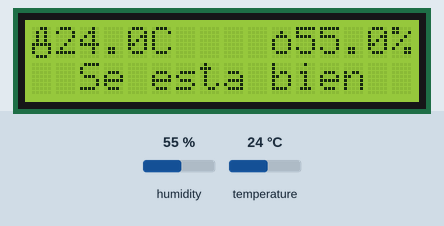
Simulated run of this sketch. Board: ESP8266 (NodeMCU). Shown: 16×2 character LCD. Inputs (shaded band) come from the test bench; at power-on: temperature 24 °C, humidity 55 %.

Above: at 2.6 s.
2.7 s: temperature set to 22 °C
At 4.5 s:
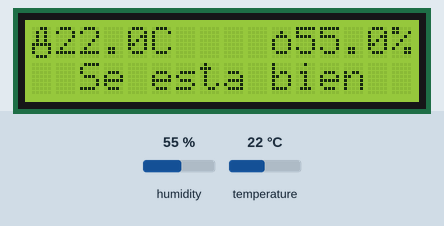
5.7 s: temperature set to 19 °C
At 7.1 s:
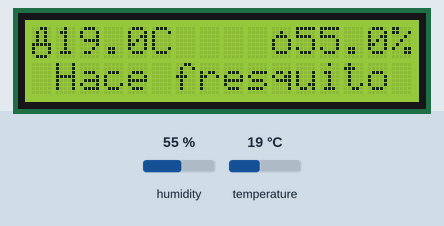
8.7 s: temperature set to 17 °C
At 10.9 s:
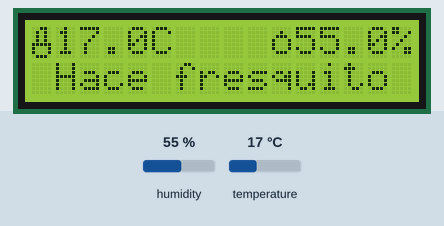
11.7 s: temperature set to 14 °C
At 13.4 s:
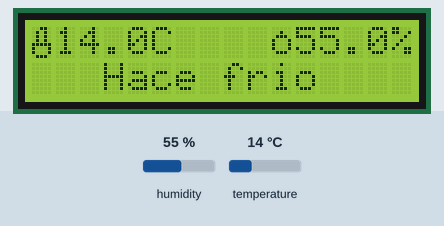
14.7 s: temperature set to 28 °C
At 17.3 s:
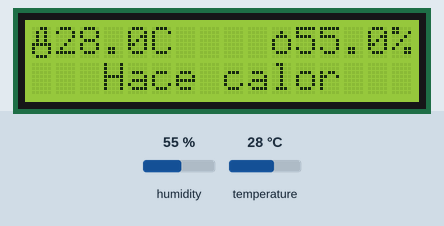
17.7 s: temperature set to 24 °C
At 18.6 s:
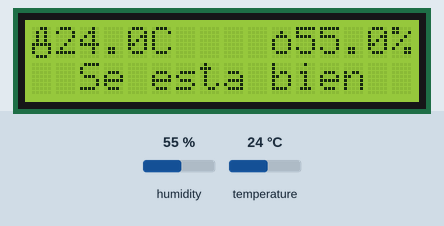
Timing chart, 0 to 20.7 s (numbered marks = the images above; inputs shaded):
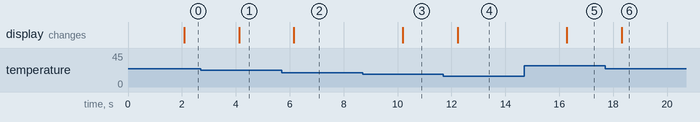

The sketch:

sensor_temperatura_pantalla.ino
```cpp
#include <LiquidCrystal.h>
#include "DHT.h"

/* Conexion pines
d1 -> d4      pantalla
d2 -> d5      pantalla
d5 -> d6      pantalla
d6 -> d7      pantalla
d7 -> rs      pantalla
d8 -> enable  pantalla
sd3 -> sensor (GPIO10)
*/

#define DHTPIN 10
#define DHTTYPE DHT11

// iconos creados
byte temperatura[9] = {
  B00110,
  B01010,
  B01010,
  B01010,
  B11111,
  B10001,
  B10001,
  B01110,
};

byte humedad[9] = {
  B00000,
  B00100,
  B01110,
  B10001,
  B10001,
  B10001,
  B01110,
  B00000,
};

LiquidCrystal lcd(D7, D8, D1, D2, D5, D6);
DHT dht(DHTPIN, DHTTYPE);

void setup() {
  // Serial.begin(9600);
  lcd.createChar(0, temperatura);
  lcd.createChar(1, humedad);
  lcd.begin(16, 2);
  dht.begin();
}

void loop() {
  delay(2000);

  float h = dht.readHumidity();
  float t = dht.readTemperature();
  if (isnan(h) || isnan(t))
    return ;

  lcd.setCursor(0, 0);
  lcd.write(byte(0));
  lcd.setCursor(1, 0);
  lcd.print(t, 1);
  lcd.print("C ");

  lcd.setCursor(10, 0);
  lcd.write(byte(1));
  lcd.print(h, 1);
  lcd.print("%");

  lcd.setCursor(0, 1);
  float sensacion_termica = dht.computeHeatIndex(t, h, false);
  if (sensacion_termica > 25.0)
    lcd.print("   Hace calor   ");
  else if (sensacion_termica < 15.0)
    lcd.print("   Hace frio    ");
  else if (sensacion_termica < 20.0)
    lcd.print(" Hace fresquito ");
  else
    lcd.print("  Se esta bien  ");

  /*
  // debug
  Serial.print("Temperatura: ");
  Serial.print(t);
  Serial.print(" ºC ");
  Serial.print("Humedad: ");
  Serial.print(h);
  Serial.println("%");
  */
}
```

Measured:
- the behaviour switches between 21 and 20 °C on temperature (found by bisection; images 1 and 2)
- the behaviour switches between 16 and 15 °C on temperature (found by bisection; images 3 and 4)
- the behaviour switches between 26 and 25 °C on temperature (found by bisection; images 5 and 6)
- after the input at 2.7 s, the display: changes after 1.4 s (image 1)
- after the input at 5.7 s, the display: changes after 0.45 s (image 2)
- after the input at 8.7 s, the display: changes after 1.5 s (image 3)
- after the input at 11.7 s, the display: changes after 0.53 s (image 4)
- after the input at 14.7 s, the display: changes after 1.6 s (image 5)
- after the input at 17.7 s, the display: changes after 0.61 s (image 6)
